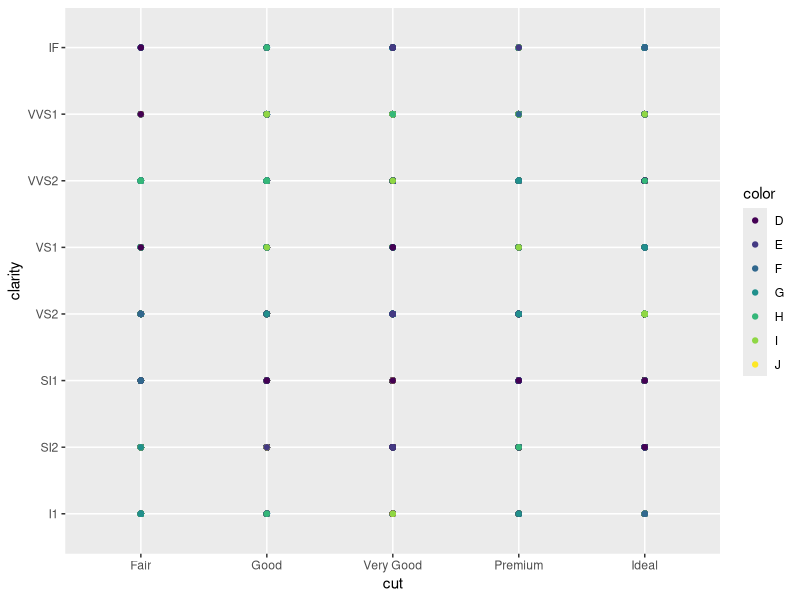

R code for this plot:
library(ggplot2)
library(dplyr)


#load data
data("diamonds")

#visualization

ggplot(diamonds, aes(x = cut, y = clarity, color = color)) +
  geom_point()
         

setwd()
getwd()
